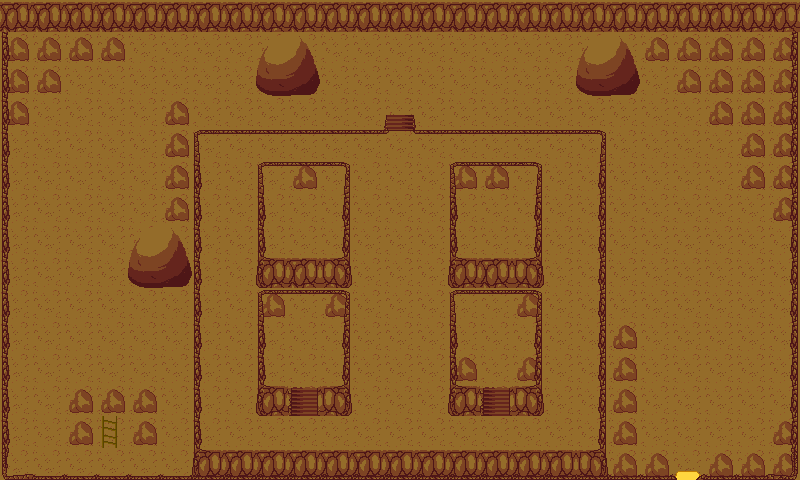

The image is a tile-based game level rendered from a .tmx file. Its description and source (layers, tilesets, objects; grid data summarised) follow:
An orthogonal 25x15 tile map with 32x32 px tiles, 9 tile layers (ground2, Ground, Grass, path2, ...).

<map version="1.0" orientation="orthogonal" renderorder="right-down" width="25" height="15" tilewidth="32" tileheight="32" nextobjectid="1">
 <tileset firstgid="1" name="tileset" tilewidth="32" tileheight="32" tilecount="180">
  <image source="tileset.png" width="192" height="960" />
 </tileset>
 <layer name="ground2" width="25" height="15">
  <data>[375 cells, 3 non-empty, 2 distinct tile ids]</data>
 </layer>
 <layer name="Ground" width="25" height="15">
  <data>[375 cells, 9 non-empty, 6 distinct tile ids]</data>
 </layer>
 <layer name="Grass" width="25" height="15">
  <properties>
   <property name="Encounters" value="true" />
  </properties>
  <data>[375 cells, 375 non-empty, 1 distinct tile ids]</data>
 </layer>
 <layer name="path2" width="25" height="15">
  <data>[375 cells, 4 non-empty, 1 distinct tile ids]</data>
 </layer>
 <layer name="Obstacles2" width="25" height="15">
  <properties>
   <property name="Collision" value="true" />
  </properties>
  <data>[375 cells, 20 non-empty, 5 distinct tile ids]</data>
 </layer>
 <layer name="Obstacles" width="25" height="15">
  <properties>
   <property name="Collision" value="true" />
  </properties>
  <data>[375 cells, 153 non-empty, 10 distinct tile ids]</data>
 </layer>
 <layer name="Path" width="25" height="15">
  <data>[375 cells, 58 non-empty, 10 distinct tile ids]</data>
 </layer>
 <layer name="changetoroute6" width="25" height="15">
  <properties>
   <property name="EnterArea" value="Route 6" />
  </properties>
  <data>[375 cells, 1 non-empty, 1 distinct tile ids]</data>
 </layer>
 <layer name="changetoroute8" width="25" height="15">
  <properties>
   <property name="EnterArea" value="Route 8" />
  </properties>
  <data>[375 cells, 1 non-empty, 1 distinct tile ids]</data>
 </layer>
</map>